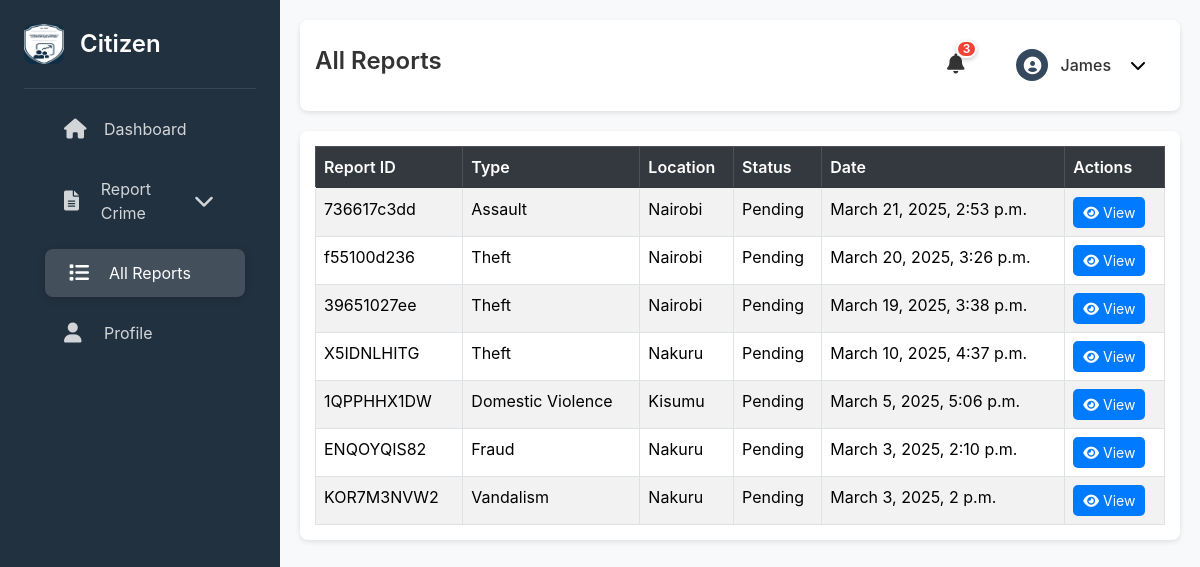
Page /all-reports/ (signed in) on the earlier database version.
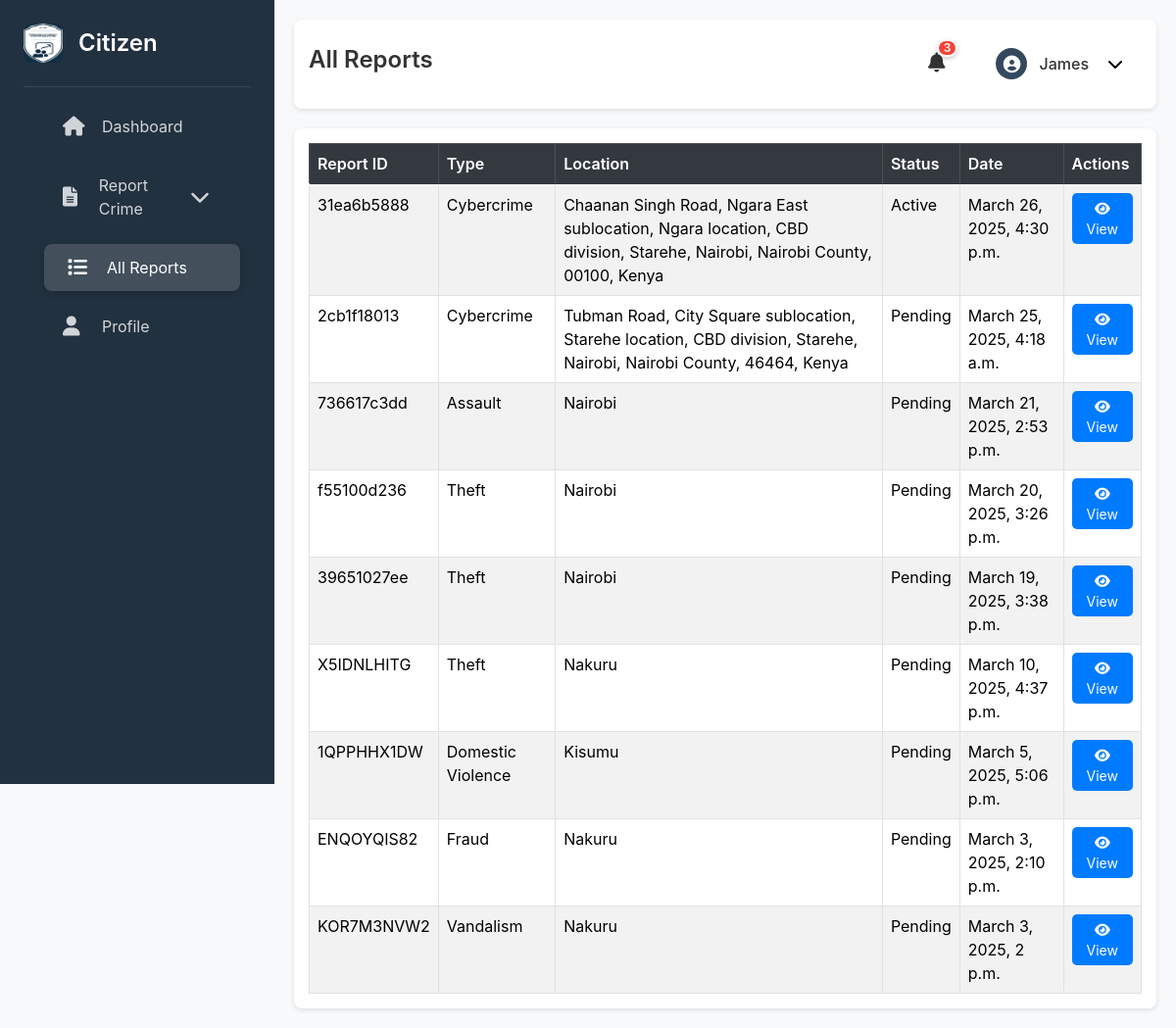
Same page on the later database version.
### citizens/models.py (models this page shows, shortened)
class CrimeReport(models.Model):
    CRIME_TYPES = [
        ('Theft', 'Theft'),
        ('Assault', 'Assault'),
        ('Vandalism', 'Vandalism'),
        ('Fraud', 'Fraud'),
        ('Domestic Violence', 'Domestic Violence'),
        ('Cybercrime', 'Cybercrime'),
        ('Other', 'Other'),
    ]
    STATUS_CHOICES = [
        ("Pending", "Pending"),
        ("Active", "Active"),
        ("Resolved", "Resolved"),
    ]
    tracking_number = models.CharField(
        max_length=20,
        unique=True,
        default=uuid.uuid4().hex[:10],  # ✅ Generates a unique tracking number
        editable=False
    )
    status = models.CharField(max_length=10, choices=STATUS_CHOICES, default="Pending")
    user = models.ForeignKey("CustomUser", on_delete=models.CASCADE, null=True, blank=True)
    crime_type = models.CharField(max_length=50, choices=CRIME_TYPES)
    incident_datetime = models.DateTimeField(default=timezone.now)
    description = models.TextField()
    location = models.TextField()
    evidence = models.FileField(upload_to='evidence/', max_length=255, null=True, blank=True)
    contact_name = models.CharField(max_length=100, null=True, blank=True)
    contact_number = models.CharField(max_length=15, null=True, blank=True)
    contact_email = models.EmailField(null=True, blank=True)
    preferred_contact_method = models.CharField(
        max_length=10,
        choices=[('email', 'Email'), ('phone', 'Phone'), ('none', 'No contact needed')],
        default='none',
        blank=True
    )
    assigned_officer = models.ForeignKey(
        'PoliceUser', on_delete=models.SET_NULL, null=True, blank=True, related_name='assigned_cases'
    )

### citizens/views.py (the view)
# urls.py: path('all-reports/', all_reports, name='all_reports'),
@login_required
def all_reports(request):
    reports = CrimeReport.objects.filter(user=request.user).order_by('-incident_datetime')  # ✅ Only user's reports
    return render(request, "all_reports.html", {"reports": reports})

### citizens/templates/all_reports.html (shortened to what the changed rows need)
{% load static %}
<!DOCTYPE html>
<html lang="en">
<head>
    <link href="https://cdn.jsdelivr.net/npm/bootstrap@5.3.3/dist/css/bootstrap.min.css" rel="stylesheet">
    <link rel="stylesheet" href="https://cdnjs.cloudflare.com/ajax/libs/font-awesome/6.0.0/css/all.min.css">
    <link rel="stylesheet" href="{% static 'css/homepage.css' %}">
    <link rel="stylesheet" href="{% static 'css/reports.css' %}">
</head>
<body>
    <div class="app-container">
        <main class="main-content">
            <header class="content-header">
                <h1 class="dashboard">All Reports</h1>
            </header>
            <div class="content-body">
                <div class="table-responsive">
                    <table class="table table-bordered table-striped">
                        <thead class="table-dark">
                            <tr>
                                <th>Report ID</th>
                                <th>Type</th>
                                <th>Location</th>
                                <th>Status</th>
                                <th>Date</th>
                                <th>Actions</th>
                            </tr>
                        </thead>
                        <tbody>
                            {% for report in reports %}
                            <tr>
                                <td>{{ report.tracking_number }}</td>
                                <td>{{ report.crime_type }}</td>
                                <td>{{ report.location }}</td>
                                <td>{{ report.status }}</td>
                                <td>{{ report.incident_datetime }}</td>
                                <td>
                                    <button class="btn btn-sm btn-primary view-report-btn"
                                            data-id="{{ report.tracking_number }}"
                                            onclick="viewReport('{{ report.tracking_number }}')">
                                        <i class="fas fa-eye"></i> View
                                    </button>
                                </td>
                            </tr>
                            {% empty %}
                            <tr>
                                <td colspan="6" class="text-center">No reports available.</td>
                            </tr>
                            {% endfor %}
                        </tbody>
                    </table>
                </div>
            </div>
        </main>
    </div>
</body>
</html>

Differences in the rows shown:
added CrimeReport: tracking_number "31ea6b5888", crime_type "Cybercrime", location "Chaanan Singh Road, Ngara East sublocation, Ngara location, CBD division, Starehe, Nairobi, Nairobi County, 00100, Kenya", status "Active", incident_datetime "March 26, 2025, 4:30 p.m."
added CrimeReport: tracking_number "2cb1f18013", crime_type "Cybercrime", location "Tubman Road, City Square sublocation, Starehe location, CBD division, Starehe, Nairobi, Nairobi County, 46464, Kenya", status "Pending", incident_datetime "March 25, 2025, 4:18 a.m."
